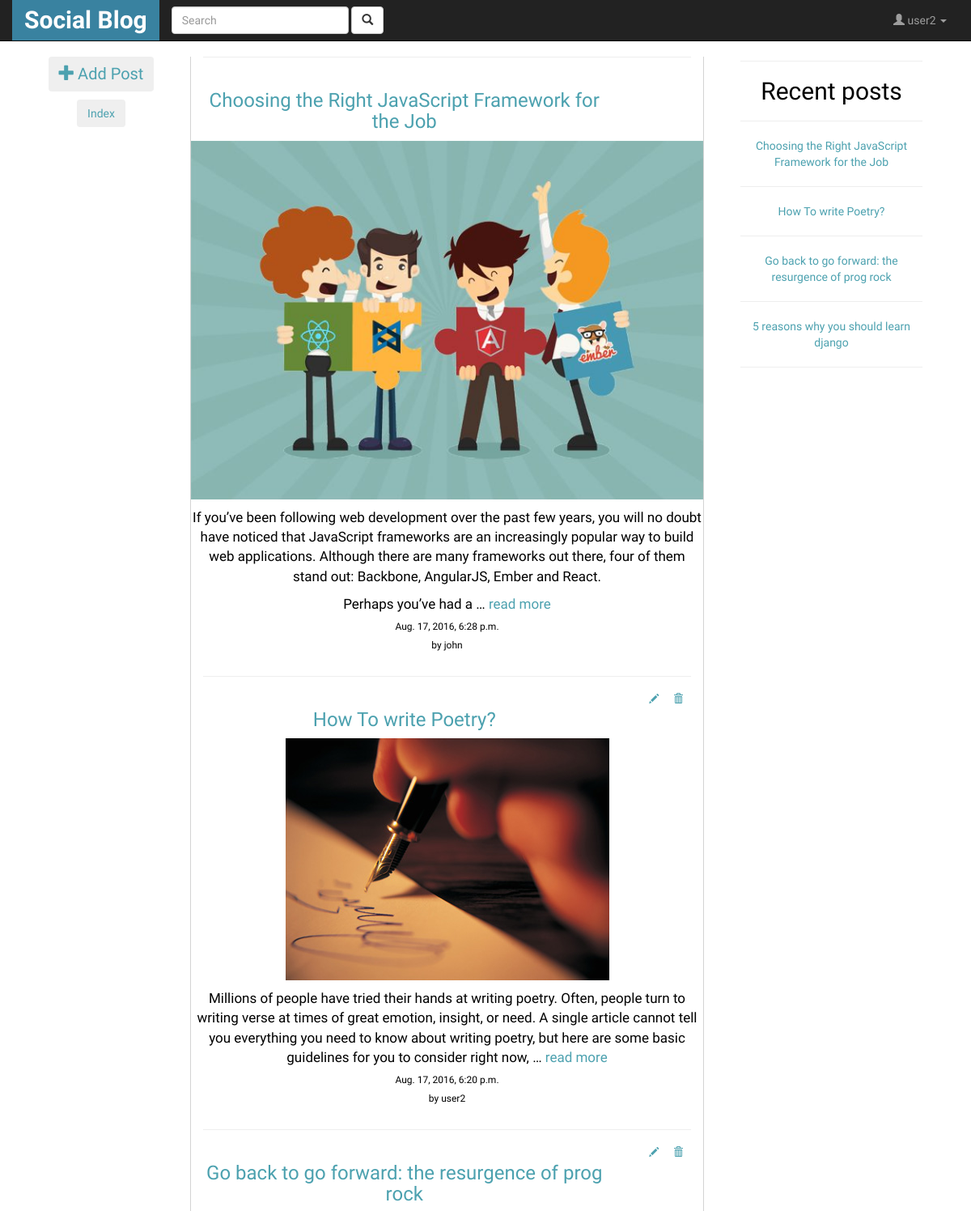
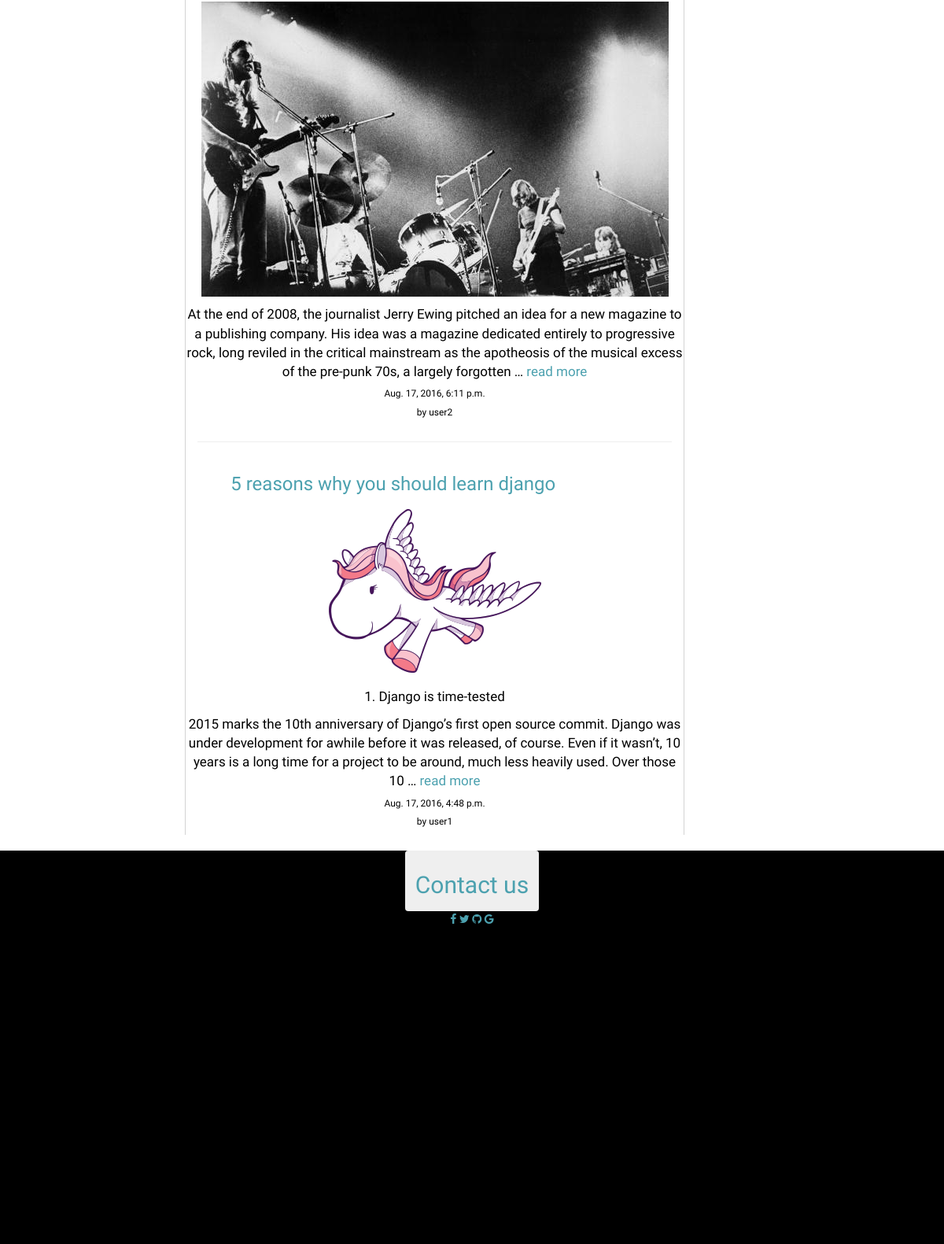
Screenshot of / (signed in) with the database file from the repository (2 pictures, top to bottom).
### blog/models.py (models this page shows, shortened)
class Post(models.Model):
	title = models.CharField(max_length=140)
	body = models.TextField()
	user = models.ForeignKey(User,default=1)
	likes = models.IntegerField(blank=True,null=True)
	file_field = models.FileField(upload_to='profile/%Y/%m/%d',blank=True,default=None)
	created_on = models.DateTimeField(auto_now_add=True,auto_now=False,blank=True,null=True)

### blog/views.py (the view)
# urls.py: url(r'^$',login_required(PostListView.as_view()),name='blog-list'),
class PostListView(ListView):
    template_name = 'blog/blog_home.html'
    def get_queryset(self):
        querylist = Post.objects.all()
        query = self.request.GET.get("q")
        if query:
            querylist = querylist.filter(Q(title__icontains=query) |
                                         Q(body__icontains=query) |
                                         Q(user__username__icontains=query)).order_by('-created_on')
            return querylist
        return Post.objects.all().order_by('-created_on')[:25]

### templates/blog/blog_home.html (shortened to what this page needs)
{% extends 'base.html'%}
{% block content %}
	<div class="col-md-2" >
		<h3 id="addpost"><a href="/blog/create">
			<button class="btn">
			<span class="glyphicon glyphicon-plus" aria-hidden="true"></span>
			<span class="glyphicon-class">Add Post</span>
			</button>
		</a>
		</h3>
		<h4><a href="#index"><button class="btn">Index</button></a></h4>
	</div>
	<div class="col-md-7" >
		<div class="middle">
			{% for post in object_list  %}
				<div class="eachpost">
				<hr>
				<div class="row">
					<span class="col-md-10">
					<span class="posttitle">
						<h3>
				 			<a href="/blog/{{post.id}}" >{{post.title}}</a>
						</h3>
					</span>
					</span>
					{% if post.user == user%}
					<span class="col-md-2">
					<span class="editdelete"><a href="/blog/update/{{post.id}}">
									<span class="glyphicon glyphicon-pencil" aria-hidden="true"></span>
							</a> &nbsp;&nbsp;&nbsp;&nbsp;
							<a href="/blog/delete/{{post.id}}">
									<span class="glyphicon glyphicon-trash" aria-hidden="true"></span>
							</a>
						</span>
					</span>
					{% else %}
					<span class="col-md-2"></span>
				{% endif %}
				</div>
				<div class="row">
						{% if post.file_field %}
							<img src="{{post.file_field.url}}" class="img-responsive">
						{% endif %}
					<p>{{post.body|linebreaks|truncatewords:"50"}} <a href="/blog/{{post.id}}">read more</a></p>
					<h6>{{post.created_on}}</h6>
					<h6>by {{post.user.username}}</h6>
					</div>
				</div>
			{% endfor %}
		</div>
	</div>
	<div class="col-md-3" id="index">
		<div id="postlist">
		<hr>
		<center>
		<h2>Recent posts</h2>
		{% for post in object_list%}
			<hr class="hr_min">
			<a href="/blog/{{post.id}}">{{post.title}}</a>
		{% endfor %}
		</center>
		<hr>
		</div>
	</div>
{% endblock %}

### templates/header.html (shortened to what this page needs)
<nav class="navbar navbar-default navbar-fixed-top navbar-inverse">
  <div class="container">
   		<div class="navbar-header">
      <a class="navbar-brand" href="/" id="logo"><b>Social Blog</b></a>
    </div>
    <div class="collapse navbar-collapse" id="bs-example-navbar-collapse-1">
      {% if notloggedin %}
      {% else %}
      <form class="navbar-form navbar-left" method="GET" action="">
        <div class="form-group">
          <input type="text" class="form-control" placeholder="Search" name="q" >
        </div>
        <button type="submit" class="btn btn-default">
           <span class="glyphicon glyphicon-search" aria-hidden="true"></span>
        </button>
      </form>
      {% endif %}
      <ul class="nav navbar-nav navbar-right">
      	{% if notloggedin %}
	        <li><a href="/accounts/login">Login</a></li>
	        <li><a href="/accounts/register">Register</a></li>
        {% else%}
	        <li class="dropdown">
	          <a href="#" class="dropdown-toggle" data-toggle="dropdown" role="button" aria-haspopup="true" aria-expanded="false">
	          	<span class="glyphicon glyphicon-user" aria-hidden="true"></span>
	          	<span class="glyphicon-class">{{user.username}} </span>
	          	<span class="caret"></span>
	          </a>
	        </li>
        {% endif %}
      </ul>
    </div>
  </div>
</nav>

### static/blog/css/app.css (style rules this page uses)
body { font-family: 'PT Sans', sans-serif; opacity: 1; background-repeat: repeat; background-attachment: fixed; }
p { font-size: 17px; }
a { color:#4CA1AF; }
#logo { font-size: 30px; background-color: rgb(57, 130, 160); color:#fff; }
.middle { border-left: 0.4px solid #d3d3d3; border-right: 0.4px solid #d3d3d3; height:100%; min-height: 900px; }
#addpost { magin-top:100px; }
#addpost span { font-size:20px; }
.eachpost { background-color:#fff; border-radius: 5px; padding-right:15px; padding-left: 15px; }
.editdelete { font-size: 12px; float:right; margin-right:10px; }
#postlist { background-color:#fff; border-radius: 5px; padding:5px; padding-right:15px; padding-left: 15px; }

### rows the page displays
Post: title "Choosing the Right JavaScript Framework for the Job", file_field (picture), body "If you’ve been following web development over the past few years, you will no doubt have noticed that JavaScript frameworks are an increasingly popular way to build web applications. Although there are many frameworks out there, four of them stand out: Backbone, AngularJS, Ember and React. Perhaps you’ve had a …", created_on "Aug. 17, 2016, 6:28 p.m.", user.username "john"
Post: title "How To write Poetry?", file_field (picture), body "Millions of people have tried their hands at writing poetry. Often, people turn to writing verse at times of great emotion, insight, or need. A single article cannot tell you everything you need to know about writing poetry, but here are some basic guidelines for you to consider right now, …", created_on "Aug. 17, 2016, 6:20 p.m.", user.username "user2"
Post: title "Go back to go forward: the resurgence of prog rock", file_field (picture), body "At the end of 2008, the journalist Jerry Ewing pitched an idea for a new magazine to a publishing company. His idea was a magazine dedicated entirely to progressive rock, long reviled in the critical mainstream as the apotheosis of the musical excess of the pre-punk 70s, a largely forgotten …", created_on "Aug. 17, 2016, 6:11 p.m.", user.username "user2"
Post: title "5 reasons why you should learn django", file_field (picture), body "1. Django is time-tested 2015 marks the 10th anniversary of Django’s first open source commit. Django was under development for awhile before it was released, of course. Even if it wasn’t, 10 years is a long time for a project to be around, much less heavily used. Over those 10 …", created_on "Aug. 17, 2016, 4:48 p.m.", user.username "user1"

### other values shown
{{ user.username }} "user2"
